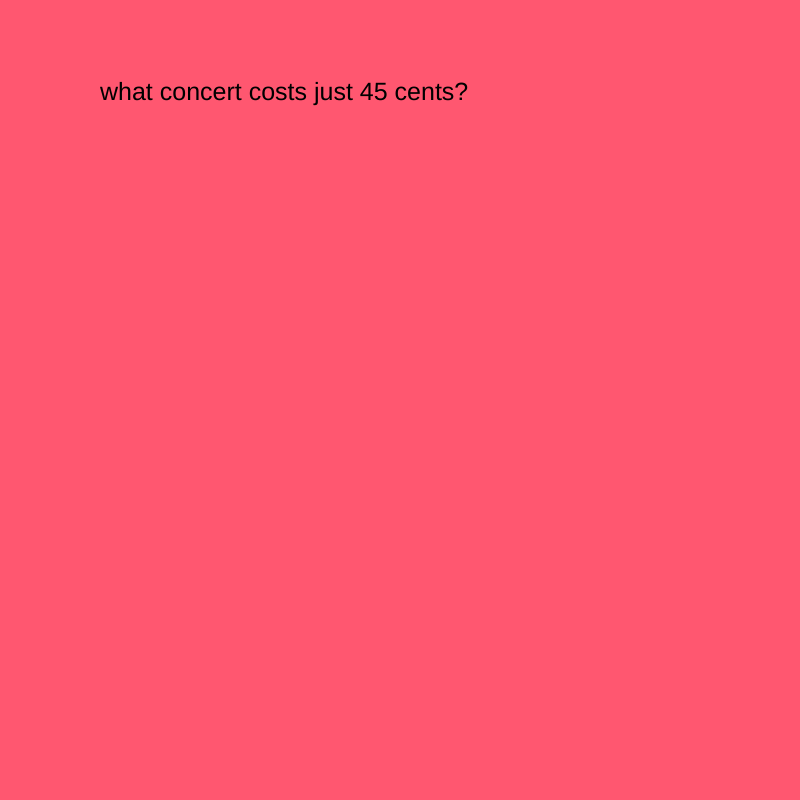
Frame 1 (no input)
Frame 60 (no input): identical to frame 1, image omitted
Frame 120 (the mouse pressed at the canvas centre since frame 60): identical to frame 1, image omitted

The p5.js sketch that drew this single still picture (run headless with seeded random() and noise() and a simulated clock; from frame 60 on, the mouse is pressed at the canvas centre):

// p5.js sketch
// ── sketch.js
var myState = 0;
var timer = 0;


function setup() {
  // put setup code here
  createCanvas(800, 800);
}


function draw() {
  // put drawing code here

  switch(myState){
    case 0:
    background(255, 87, 112);
    textSize(25);
    text("what concert costs just 45 cents?", 100, 100);
    timer++ ;
    if (timer > 200){
      myState = 1;
      timer = 0;
    }
    break;

    case 1:
    background(111, 120, 237);
    textSize(25);
    text("50 cent featuring nickleback", 100, 100);
    timer++ ;
    if (timer > 200){
      myState = 0;
      timer = 0;
    }
    break;
  }
}
